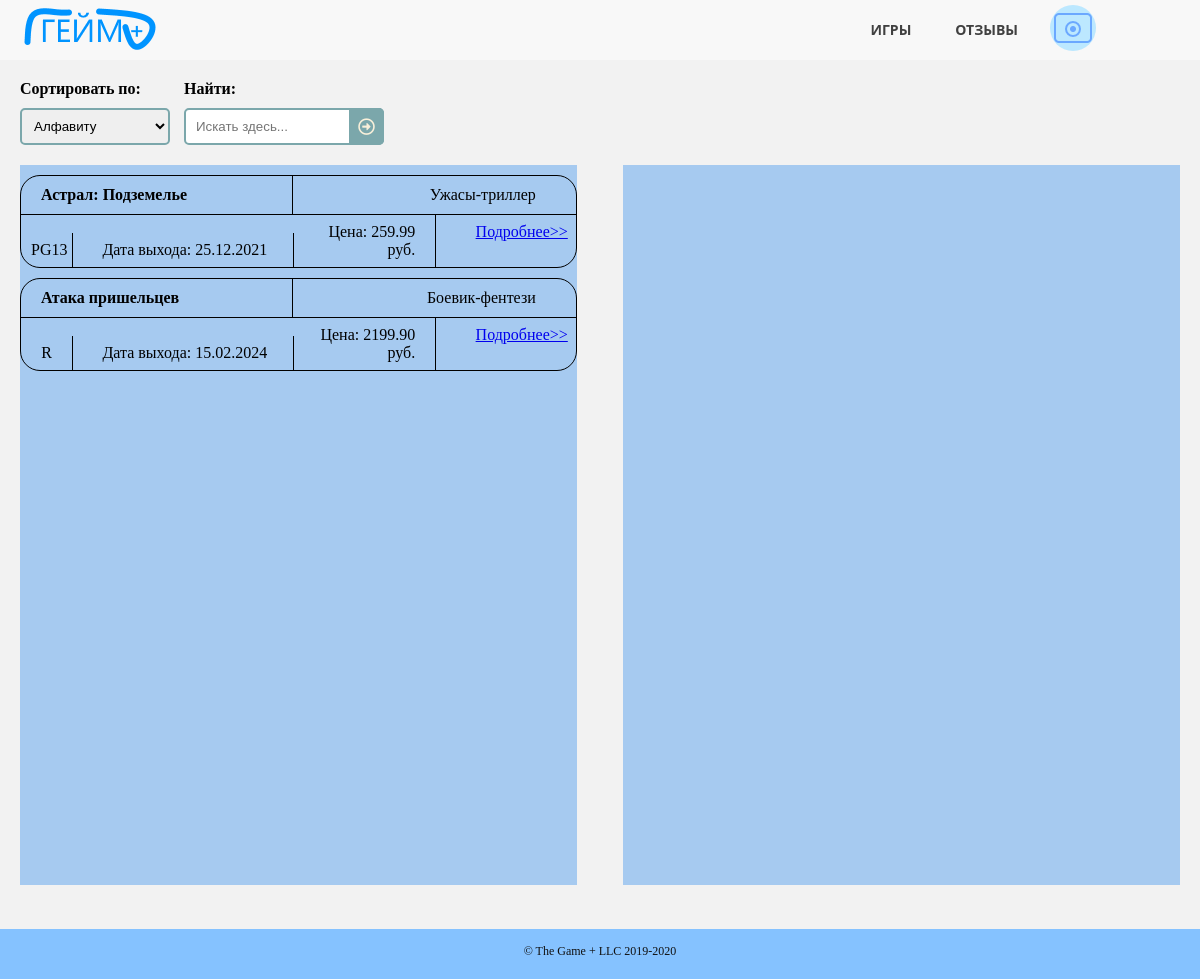
Before: /games.html with the older database file.
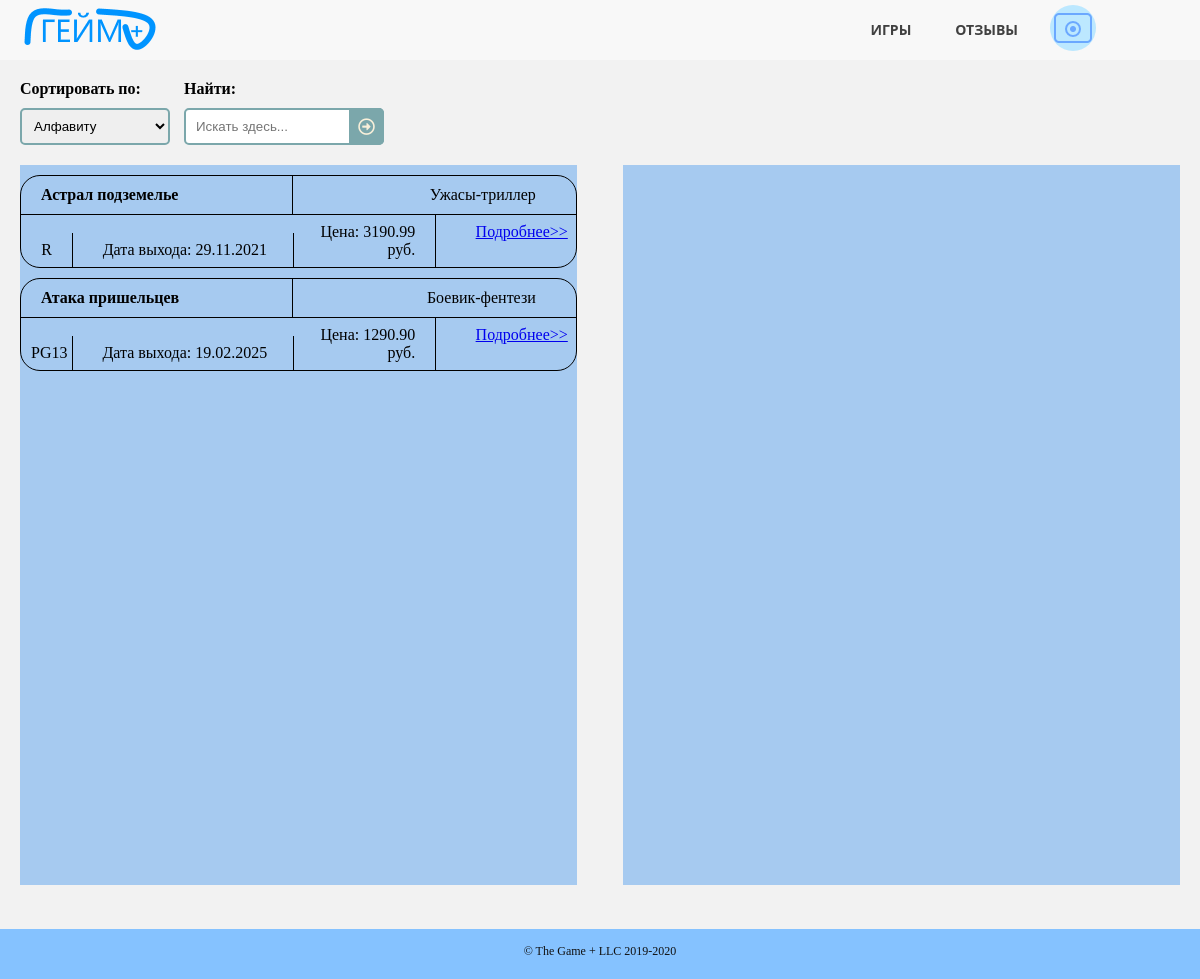
After: the same page with the newer database file.
### gameplusapp/models.py (models this page shows)
class Game(models.Model):
    name = models.CharField(max_length=50)
    type = models.CharField(max_length=20)
    rate = models.CharField(max_length=10)
    rules = models.TextField(default=' ')
    release_date = models.DateField(default=timezone.now())
    site = models.CharField(max_length=20)
    number_of_rules = models.BooleanField(default=False)
    price = models.DecimalField(max_digits=12, decimal_places=2)
    development_budget = models.DecimalField(max_digits=12, decimal_places=2)
    picture = models.ImageField(upload_to="static/images/games", blank=True)
    class Meta:
        ordering = ["name"]

### gameplusapp/views.py (the view)
# urls.py: path('games.html', GamesPage.as_view()),
class GamesPage(View):
    def get(self, request):
        g_games = get_games()
        form = GamesFilterForm(request.GET)
        if form.is_valid():
            if form.cleaned_data["search"]:
                g_games = g_games.filter(name__iregex=form.cleaned_data["search"])
            if form.cleaned_data["ordering"]:
                g_games = g_games.order_by(form.cleaned_data["ordering"])
        context = {
            'g_games': g_games,
            'form': form
        }
        return render(request, 'games.html', context=context)

### gameplusapp/forms.py
class GamesFilterForm(forms.Form):
    ordering = forms.ChoiceField(required=False, widget=forms.Select(attrs={
        'class': 'sortsel'
    }), choices=[
        ["name", "Алфавиту"],
        ["release_date", "Дате выхода"],
        ["price", "Цене с дешёвой"],
        ["-price", "Цене с дорогой"]
    ])
    search = forms.CharField(label="Найти:", required=False, widget=forms.TextInput(attrs={
        'placeholder': 'Искать здесь...'
    }))

### gameplusapp/function.py (called while the page is built)
def get_games():
    games = Game.objects.all()
    return games

### gameplusapp/templates/games.html (shortened to what this page needs)
<!DOCTYPE HTML>
<html>
	<head>
		<link rel="stylesheet" href="../static/css/pattern.css" />
		<link rel="stylesheet" href="../static/css/games.css" />
	</head>
	<body>
		<header>
		  <nav>
		      <a href="/" class="logo"><img src="../static/images/logo.png" alt="логотип"></a>
			  <ul class="topmenu">
				<li><a href="/games.html">Игры</a></li>
				<li><a href="/reviews.html">Отзывы</a></li>
				<li><a class="submenu-link"><img src="../static/images/avatar.png" alt="аватарка"></a>
				</li>
			  </ul>
		  </nav>
		</header>
		<section class="selections">
			<div class="functions">
				<form class="searchform" method="get">
					<div class="sortblock">
						<p><strong>Сортировать по:</strong></p>
						<p>{{ form.ordering }}</p>
					</div>
					<div class="searchblock">
						<p><strong>Найти:</strong></p>
						<p>{{ form.search }}
						<button type="submit"></button></p>
					</div>
				</form>
			</div>
		</section>
		<section class="allgames">
			<div class="lists">
				<div class="games">
					{% for game in g_games %}
					{% include 'game_one.html' %}
					{% endfor %}
				</div>
				<div class="about">
				</div>
			</div>
		</section>
	</body>
	<footer>
		<div class="copyright">
			<span>&copy; The Game + LLC 2019-2020</span>
		</div>
	</footer>
</html>

### gameplusapp/templates/game_one.html
{% block content %}
<div class="gameone">
    <div class="gametag">
        <div class="gamename">
            <p>{{ game.name }}</p>
        </div>
        <div class="gametype">
            <p>{{ game.type }}</p>
        </div>
    </div>
    <div class="gameother">
        <div class="gamerate">
            <p>{{ game.rate }}</p>
        </div>
        <div class="gamedate">
            <p>Дата выхода: {{ game.release_date|date:"d.m.Y" }}</p>
        </div>
        <div class="gameprice">
            <p>Цена: {{ game.price }} руб.</p>
        </div>
        <div class="more">
            <a href="/games.html/{{ game.id }}">Подробнее>></a>
        </div>
    </div>
</div>
{% endblock %}

Changed rows visible on the page:
changed Game "Ужасы-триллер": name "Астрал: Подземелье" → "Астрал подземелье"; rate "PG13" → "R"; release_date "25.12.2021" → "29.11.2021"; price "259.99" → "3190.99"
changed Game "Атака пришельцев": rate "R" → "PG13"; release_date "15.02.2024" → "19.02.2025"; price "2199.90" → "1290.90"
